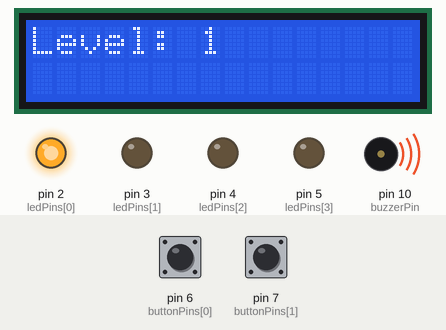
Simulated run of this sketch. Board: Arduino Uno, built with avr-gcc and run on an emulated ATmega328P. Parts: 16×2 character LCD, output pins drawn as LEDs (lit = HIGH), buzzer (waves = sounding). Inputs (shaded band) come from the test bench; at power-on: pin 7 (buttonPins[1]) LOW, pin 6 (buttonPins[0]) LOW. Random numbers use the default seed unless the sketch sets one.

Above: at 2.7 s.
2.8 s: pin 7 (buttonPins[1]) pulled HIGH for 1 s
At 3.8 s:
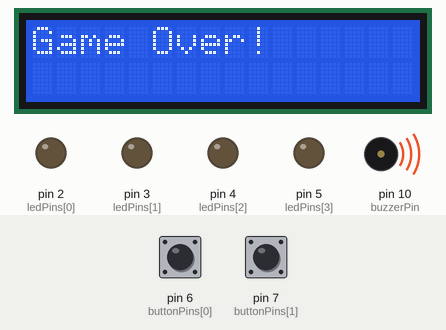
At 4.6 s:
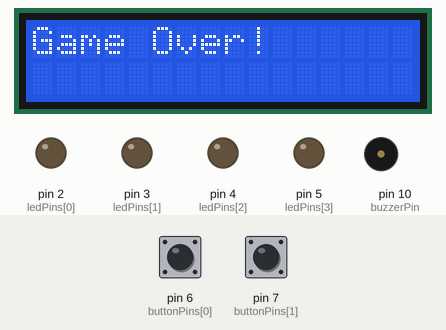
Timing chart, 0 to 6.1 s (numbered marks = the images above; inputs shaded):
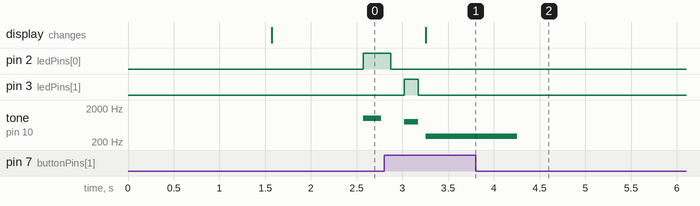

Measured:
- after the input at 2.8 s, pin 3 (ledPins[1]): LOW → HIGH after 0.22 s, → LOW 0.15 s later; tone on pin 10 (buzzerPin): silent → 800 Hz after 0.22 s, → silent 0.15 s later, → 300 Hz 0.08 s later, → silent 1.0 s later; the display: changes after 0.45 s (image 1)

The sketch:

simon-says.ino
```cpp
#include <LiquidCrystal.h>

// LCD pins: RS, E, D4, D5, D6, D7
LiquidCrystal lcd(12, 11, A0, A1, A2, A3);

// LED pins: Green, Yellow, Red, Blue
int ledPins[4] = {2, 3, 4, 5};

// Button pins (with pull-down resistors)
int buttonPins[4] = {6, 7, 8, 9};

int buzzerPin = 10;

#define MAX_LEVEL 5
#define SEQ_LENGTH 10

int sequence[SEQ_LENGTH];
int level;
bool gameStarted = false;

void setup() {
  lcd.begin(16, 2);
  lcd.print("Simon Says");

  for (int i = 0; i < 4; i++) {
    pinMode(ledPins[i], OUTPUT);
    pinMode(buttonPins[i], INPUT);
  }

  pinMode(buzzerPin, OUTPUT);
  randomSeed(analogRead(A5));

  delay(1500);
  lcd.clear();
}

void loop() {
  if (!gameStarted) {
    generateSequence();
    playGame();
    gameStarted = true;
  }
}

// Generate random sequence
void generateSequence() {
  for (int i = 0; i < SEQ_LENGTH; i++) {
    sequence[i] = random(0, 4);
  }
}

// Main game logic
void playGame() {
  for (level = 1; level <= MAX_LEVEL; level++) {
    lcd.clear();
    lcd.print("Level: ");
    lcd.print(level);

    delay(1000);
    showSequence();

    if (!getUserInput()) {
      gameOver();
      return;
    }
  }
  winGame();
}

// Show Simon sequence
void showSequence() {
  for (int i = 0; i < level; i++) {
    digitalWrite(ledPins[sequence[i]], HIGH);
    tone(buzzerPin, 1000 + sequence[i] * 200, 200);
    delay(300);
    digitalWrite(ledPins[sequence[i]], LOW);
    delay(150);
  }
}

// Check user input
bool getUserInput() {
  for (int i = 0; i < level; i++) {
    int pressed = waitForButton();
    if (pressed != sequence[i]) {
      return false;
    }
  }
  return true;
}

// Wait for button press
int waitForButton() {
  int lastState[4] = {LOW, LOW, LOW, LOW};

  while (true) {
    for (int i = 0; i < 4; i++) {
      int currentState = digitalRead(buttonPins[i]);

      if (currentState == HIGH && lastState[i] == LOW) {
        digitalWrite(ledPins[i], HIGH);
        tone(buzzerPin, 800, 150);
        delay(150);
        digitalWrite(ledPins[i], LOW);
        delay(80); // debounce
        return i;
      }
      lastState[i] = currentState;
    }
  }
}

// Game over state
void gameOver() {
  lcd.clear();
  lcd.print("Game Over!");
  tone(buzzerPin, 300, 1000);
  delay(2000);
}

// Win state
void winGame() {
  lcd.clear();
  lcd.print("You Won!");

  for (int i = 0; i < 3; i++) {
    tone(buzzerPin, 1200, 200);
    delay(250);
    tone(buzzerPin, 1600, 200);
    delay(250);
  }
  delay(3000);
}
```
